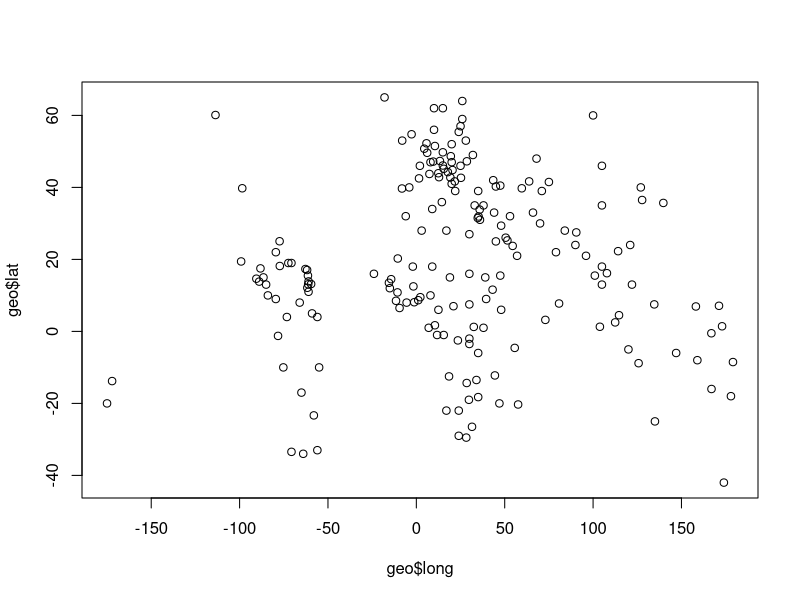

Write R code to recreate this figure.
## ---- chunk 1
library(tidyverse)

# OR
library(dplyr)
library(readr)
library(tidyr)
library(ggplot2)
## ---- chunk 2
geo <- read_csv("r-intro-2-files/geo.csv")

geo
## ---- chunk 3
nrow(geo)
ncol(geo)
colnames(geo)
summary(geo)
## ---- chunk 4
data_frame(foo=c(10,20,30), bar=c("a","b","c"))
## ---- chunk 5
geo[4,2]
## ---- chunk 6
geo[4,"region"]
## ---- chunk 7
geo[4,]
geo[,"region"]
## ---- chunk 8
rows_wanted <- c(1,3,5)
geo[rows_wanted,]
## ---- chunk 9
geo[c(1,3,5),]
geo[1:7,]
## ---- chunk 10
head( geo$region )
head( geo[["region"]] )
## ---- chunk 11
geo$region[4]
## ---- chunk 12
plot(geo$long, geo$lat)
## ---- chunk 13
is_southern <- geo$lat < 0

head(is_southern)
sum(is_southern)
## ---- chunk 14
geo[is_southern,]
## ---- chunk 15
southern_oecd <- is_southern & geo$oecd

geo[southern_oecd,]
## ---- chunk 16
geo$southern <- is_southern

geo
